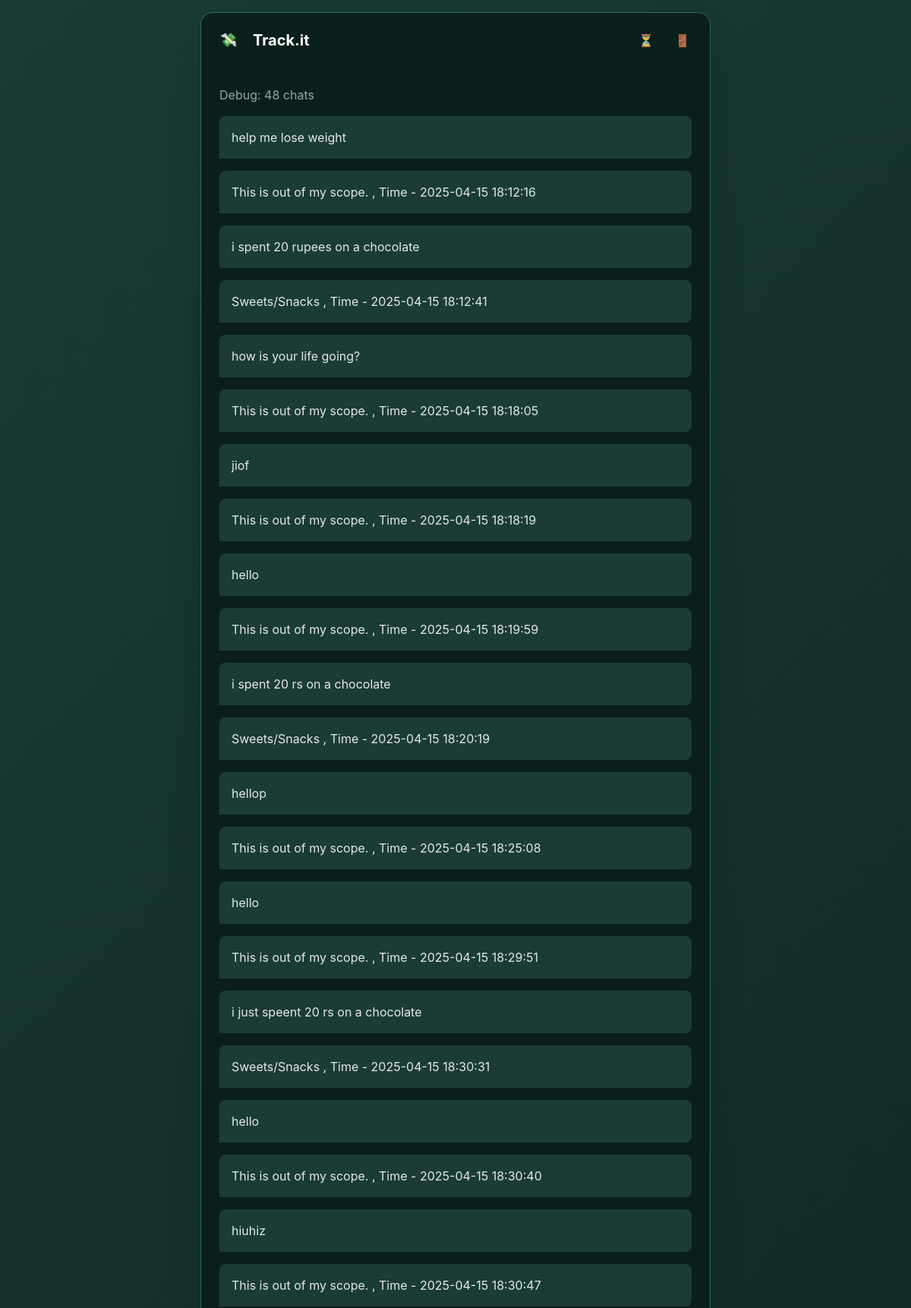
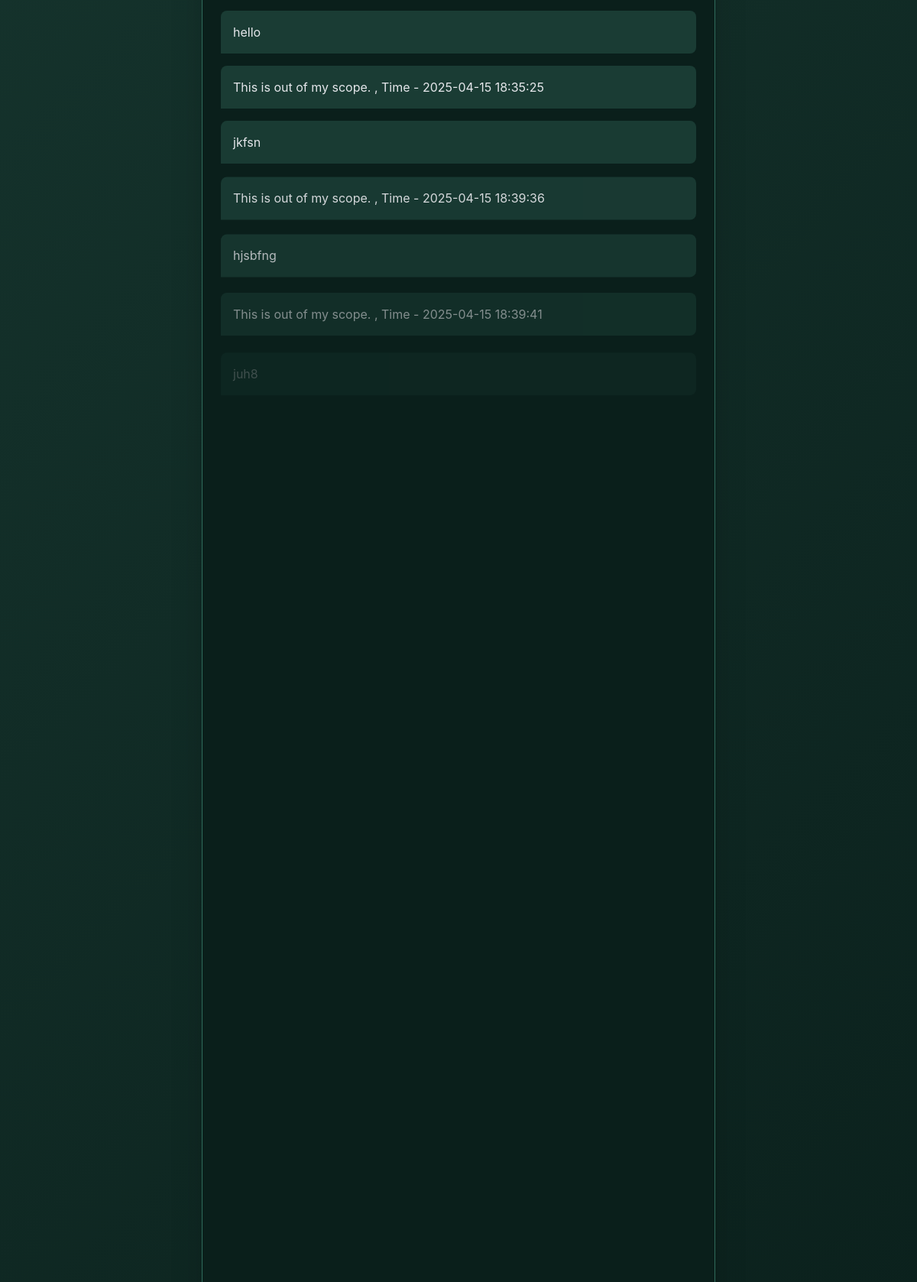
The app's page /view_past (signed in, upper part) with its own data (2 pictures, top to bottom).
### tables this page shows
CREATE TABLE chats
                 (chat_id INTEGER PRIMARY KEY AUTOINCREMENT,
                  user_message TEXT,
                  ai_response TEXT,
                  timestamp DATETIME DEFAULT CURRENT_TIMESTAMP);

### app.py (the view)
@app.route('/view_past')
def view_past():
    if 'user_id' not in session:
        return redirect(url_for('login'))
    print(f"Viewing past chats, action parameter: view_past")
    chats = get_all_chats()
    if not chats:
        print("No chats found in database.")
        return render_template('index.html', messages=[{"text": "No past chats available.", "is_user": False}], show_past=True)
    formatted_chats = []
    for chat in chats:
        chat_id, user_message, ai_response, timestamp = chat
        formatted_chats.append({"text": user_message, "is_user": True})
        formatted_chats.append({"text": f"{ai_response}, Time - {timestamp}", "is_user": False})
    print(f"Formatted chats for display: {formatted_chats}")
    return render_template('index.html', messages=formatted_chats, show_past=True)

### app.py (called while the page is built)
def get_all_chats():
    try:
        conn = sqlite3.connect(DB_PATH, timeout=10)
        c = conn.cursor()
        c.execute("SELECT chat_id, user_message, ai_response, timestamp FROM chats")
        chats = c.fetchall()
        print(f"Retrieved {len(chats)} chats from view_past: {chats}")
        return chats
    except sqlite3.Error as e:
        print(f"Error retrieving chats: {e}")
        return []
    finally:
        conn.close()

### templates/index.html (shortened to what this page needs)
<!DOCTYPE html>
<html lang="en">
<head>
    <link href="https://cdn.jsdelivr.net/npm/tailwindcss@2.2.19/dist/tailwind.min.css" rel="stylesheet">
</head>
<body class="min-h-screen flex items-center justify-center p-4">
    <div class="chat-container w-full max-w-2xl rounded-2xl shadow-2xl flex flex-col h-[85vh]" x-data="{ messages: [], typing: false, messageInput: '' }">
        <div class="chat-header bg-[#1a3c34] p-4 rounded-t-2xl flex items-center justify-between">
            <div class="flex items-center">
                <div class="profile-icon w-10 h-10 bg-[#d4af37] rounded-full flex items-center justify-center text-white text-lg font-bold mr-3">💸</div>
                <h1 class="text-xl font-bold text-white">Track.it</h1>
            </div>
            <div class="flex space-x-2">
                <button class="past-chats-button bg-[#2f6b5b] text-white rounded-full w-10 h-10 flex items-center justify-center hover:bg-[#d4af37] transition-colors duration-300" @click="window prognoses.location.href='/view_past'" title="Past Chats">
                    ⏳
                </button>
                <button class="logout-button bg-[#b91c1c] text-white rounded-full w-10 h-10 flex items-center justify-center hover:bg-[#d4af37] transition-colors duration-300" @click="window.location.href='/logout'" title="Logout">
                    🚪
                </button>
            </div>
        </div>
        <div class="chat-messages flex-1 overflow-y-auto p-6 flex flex-col gap-4 bg-[#0a1f1b]">
            {% if show_past %}
                <div class="text-gray-400">Debug: {{ messages|length }} chats</div>
                {% for message in messages %}
                    <div class="message ai-message text-gray-200 p-4 rounded-lg max-w-[70%] animate-message">
                        {{ message.text|safe }}
                    </div>
                {% endfor %}
            {% else %}
                {% for message in messages %}
                    <div class="message {{ 'user-message text-white' if message.is_user else 'ai-message text-gray-200' }} p-4 rounded-lg max-w-[70%] animate-message">
                        {{ message.text|safe }}
                    </div>
                {% endfor %}
            {% endif %}
        </div>
    </div>
</body>
</html>

### templates/index.html (style rules this page uses)
body { background: linear-gradient(135deg, #1a3c34, #0a1f1b); font-family: 'Inter', sans-serif; color: #e5e7eb; }
.chat-container { background: #0a1f1b; border: 1px solid #2f6b5b; }
.message { transition: all 0.3s ease; }
.ai-message { background: #1a3c34; border-bottom-left-radius: 0; }

### records on screen
chats: text "help me lose weight"
chats: text "i spent 20 rupees on a chocolate"
chats: text "how is your life going?"
chats: text "jiof"
chats: text "hello"
chats: text "i spent 20 rs on a chocolate"
chats: text "hellop"
chats: text "hello"
chats: text "i just speent 20 rs on a chocolate"
chats: text "hello"
chats: text "hiuhiz"
chats: text "hello"
chats: text "jkfsn"
chats: text "hjsbfng"
chats: text "juh8"

### other values on screen
{{ messages|length }} "48"
{{ message.text|safe }} "This is out of my scope. , Time - 2025-04-15 18:12:16" "Sweets/Snacks , Time - 2025-04-15 18:12:41" "This is out of my scope. , Time - 2025-04-15 18:18:05" "This is out of my scope. , Time - 2025-04-15 18:18:19" "This is out of my scope. , Time - 2025-04-15 18:19:59" "Sweets/Snacks , Time - 2025-04-15 18:20:19" "This is out of my scope. , Time - 2025-04-15 18:25:08" "This is out of my scope. , Time - 2025-04-15 18:29:51" "Sweets/Snacks , Time - 2025-04-15 18:30:31" "This is out of my scope. , Time - 2025-04-15 18:30:40" "This is out of my scope. , Time - 2025-04-15 18:30:47" "This is out of my scope. , Time - 2025-04-15 18:35:25" "This is out of my scope. , Time - 2025-04-15 18:39:36" "This is out of my scope. , Time - 2025-04-15 18:39:41"
